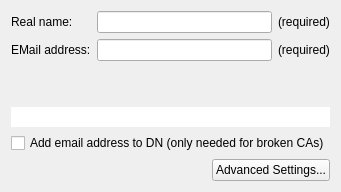
<ui version="4.0" >
 <class>Kleo::NewCertificateUi::EnterDetailsPage</class>
 <widget class="QWizardPage" name="Kleo::NewCertificateUi::EnterDetailsPage" >
  <property name="title" >
   <string comment="@title" >Enter Details</string>
  </property>
  <property name="subTitle" >
   <string>Please enter your personal details below. If you want more control over the parameters, click on the Advanced Settings button.</string>
  </property>
  <layout class="QVBoxLayout" name="verticalLayout" >
   <item>
    <layout class="QGridLayout" name="gridLayout" >
     <item row="0" column="0" >
      <widget class="QLabel" name="nameLB" >
       <property name="text" >
        <string>Real name:</string>
       </property>
      </widget>
     </item>
     <item row="0" column="1" >
      <widget class="QLineEdit" name="nameLE" />
     </item>
     <item row="0" column="2" >
      <widget class="QLabel" name="nameRequiredLB" >
       <property name="text" >
        <string>(required)</string>
       </property>
      </widget>
     </item>
     <item row="1" column="0" >
      <widget class="QLabel" name="emailLB" >
       <property name="text" >
        <string>EMail address:</string>
       </property>
      </widget>
     </item>
     <item row="1" column="1" >
      <widget class="QLineEdit" name="emailLE" />
     </item>
     <item row="1" column="2" >
      <widget class="QLabel" name="emailRequiredLB" >
       <property name="text" >
        <string>(required)</string>
       </property>
      </widget>
     </item>
    </layout>
   </item>
   <item>
    <spacer name="verticalSpacer" >
     <property name="orientation" >
      <enum>Qt::Vertical</enum>
     </property>
     <property name="sizeHint" stdset="0" >
      <size>
       <width>20</width>
       <height>40</height>
      </size>
     </property>
    </spacer>
   </item>
   <item>
    <widget class="QLineEdit" name="resultLE" >
     <property name="frame" >
      <bool>false</bool>
     </property>
     <property name="alignment" >
      <set>Qt::AlignCenter</set>
     </property>
     <property name="readOnly" >
      <bool>true</bool>
     </property>
    </widget>
   </item>
   <item>
    <widget class="QCheckBox" name="addEmailToDnCB" >
     <property name="text" >
      <string>Add email address to DN (only needed for broken CAs)</string>
     </property>
    </widget>
   </item>
   <item>
    <layout class="QHBoxLayout" name="horizontalLayout" >
     <item>
      <widget class="QLabel" name="errorLB" >
       <property name="sizePolicy" >
        <sizepolicy vsizetype="Preferred" hsizetype="MinimumExpanding" >
         <horstretch>0</horstretch>
         <verstretch>0</verstretch>
        </sizepolicy>
       </property>
       <property name="palette" >
        <palette>
         <active>
          <colorrole role="WindowText" >
           <brush brushstyle="SolidPattern" >
            <color alpha="255" >
             <red>255</red>
             <green>0</green>
             <blue>0</blue>
            </color>
           </brush>
          </colorrole>
         </active>
         <inactive>
          <colorrole role="WindowText" >
           <brush brushstyle="SolidPattern" >
            <color alpha="255" >
             <red>255</red>
             <green>0</green>
             <blue>0</blue>
            </color>
           </brush>
          </colorrole>
         </inactive>
         <disabled>
          <colorrole role="WindowText" >
           <brush brushstyle="SolidPattern" >
            <color alpha="255" >
             <red>114</red>
             <green>114</green>
             <blue>114</blue>
            </color>
           </brush>
          </colorrole>
         </disabled>
        </palette>
       </property>
       <property name="textFormat" >
        <enum>Qt::RichText</enum>
       </property>
      </widget>
     </item>
     <item>
      <widget class="QPushButton" name="advancedPB" >
       <property name="text" >
        <string>Advanced Settings...</string>
       </property>
       <property name="autoDefault" >
        <bool>false</bool>
       </property>
      </widget>
     </item>
    </layout>
   </item>
  </layout>
 </widget>
 <resources/>
 <connections>
  <connection>
   <sender>advancedPB</sender>
   <signal>clicked()</signal>
   <receiver>Kleo::NewCertificateUi::EnterDetailsPage</receiver>
   <slot>slotAdvancedSettingsClicked()</slot>
   <hints>
    <hint type="sourcelabel" >
     <x>359</x>
     <y>173</y>
    </hint>
    <hint type="destinationlabel" >
     <x>459</x>
     <y>175</y>
    </hint>
   </hints>
  </connection>
 </connections>
 <slots>
  <slot>slotAdvancedSettingsClicked()</slot>
 </slots>
</ui>
